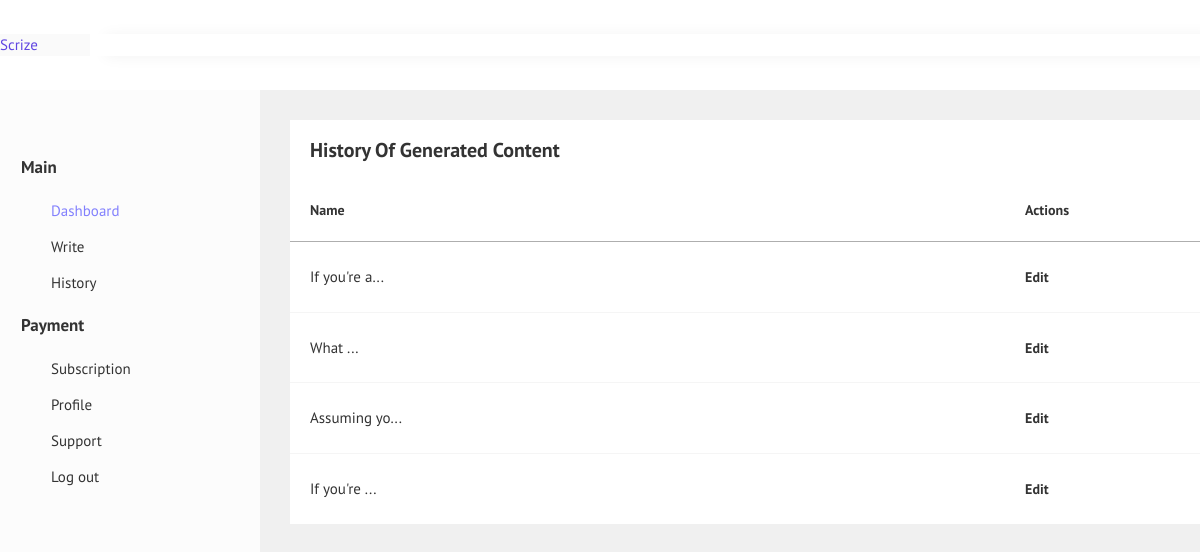
Screenshot of /history/ (signed in) with the database file from the repository.
### writer/models.py (models this page shows, shortened)
class notes(models.Model):
    owner = models.ForeignKey(UserAcc, on_delete=models.CASCADE)
    id = models.AutoField(primary_key=True)
    title = models.CharField(max_length=50)
    text = models.TextField()

### writer/views.py (the view)
# urls.py: path('history/', views.history),
@login_required(login_url='/login/')
def history(request):
    view_note = notes.objects.filter(owner=request.user)
    return render(request, 'history.html', { 'view_note': view_note,})

### writer/templates/history.html (shortened to what this page needs)
{% load static %}
<!DOCTYPE html>
<html lang="zxx">
<head>
   <link rel="stylesheet" href="{% static 'assets/plugins/perfect-scrollbar/perfect-scrollbar.min.css' %}">
   <link rel="stylesheet" href="{% static 'assets/fonts/icofont/icofont.min.css' %}">
   <link rel="stylesheet" href="{% static 'assets/bootstrap/css/bootstrap.min.css' %}">
   <link rel="stylesheet" href="{% static 'assets/plugins/apex/apexcharts.css' %}">
     <link rel="stylesheet" href="{% static 'assets/css/style.css' %}">
</head>
<body>
    {% include "nav.html" %}
          <div class="main-content">
                <div class="container-fluid">
                    <div class="row">
                        <div class="col-12">
                            <div class="card mb-30">
                                <div class="card-body">
                                    <div class="d-sm-flex justify-content-between align-items-center">
                                        <h4 class="font-20">History of Generated Content</h4>
                                    </div>
                                </div>
                                <div class="table-responsive">
                                    <table class="text-nowrap bg-white dh-table">
                                        <thead>
                                            <tr>
                                                <th>Name</th>
                                                <th>Actions</th>
                                            </tr>
                                        </thead>
                                        <tbody>
                                        {% for note in view_note %}
                                            <tr>
                                                <td> {{note.title}}</td>
                                                <td><a href="/notes/{{note.id}}">Edit <i class="icofont-arrow-right"></i></a></td>
                                            </tr>
                                        {% endfor %}
                                        </tbody>
                                    </table>
                                </div>
                            </div>
                        </div>
                    </div>
                </div>
          </div>
</body>
</html>

### rows the page displays
notes: title "If you're a..."
notes: title "What ..."
notes: title "Assuming yo..."
notes: title "If you're ..."
